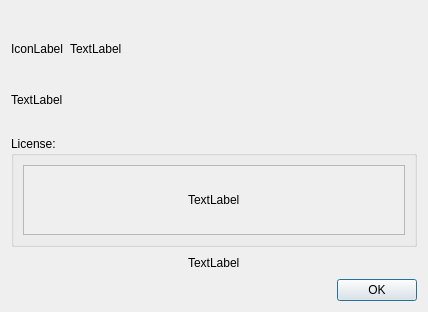
<?xml version="1.0" encoding="UTF-8"?>
<ui version="4.0">
 <class>AboutDialog</class>
 <widget class="QDialog" name="AboutDialog">
  <property name="geometry">
   <rect>
    <x>0</x>
    <y>0</y>
    <width>428</width>
    <height>312</height>
   </rect>
  </property>
  <property name="windowTitle">
   <string>About</string>
  </property>
  <property name="modal">
   <bool>true</bool>
  </property>
  <layout class="QVBoxLayout" name="verticalLayout_3">
   <item>
    <layout class="QHBoxLayout" name="horizontalLayout_3">
     <item>
      <layout class="QVBoxLayout" name="verticalLayout">
       <item>
        <spacer name="verticalSpacer_5">
         <property name="orientation">
          <enum>Qt::Vertical</enum>
         </property>
         <property name="sizeHint" stdset="0">
          <size>
           <width>20</width>
           <height>40</height>
          </size>
         </property>
        </spacer>
       </item>
       <item>
        <widget class="QLabel" name="iconLabel">
         <property name="text">
          <string>IconLabel</string>
         </property>
        </widget>
       </item>
       <item>
        <spacer name="verticalSpacer">
         <property name="orientation">
          <enum>Qt::Vertical</enum>
         </property>
         <property name="sizeHint" stdset="0">
          <size>
           <width>20</width>
           <height>40</height>
          </size>
         </property>
        </spacer>
       </item>
      </layout>
     </item>
     <item>
      <widget class="QLabel" name="headerLabel">
       <property name="text">
        <string>TextLabel</string>
       </property>
      </widget>
     </item>
     <item>
      <spacer name="horizontalSpacer_4">
       <property name="orientation">
        <enum>Qt::Horizontal</enum>
       </property>
       <property name="sizeHint" stdset="0">
        <size>
         <width>40</width>
         <height>20</height>
        </size>
       </property>
      </spacer>
     </item>
    </layout>
   </item>
   <item>
    <layout class="QHBoxLayout" name="horizontalLayout_5">
     <item>
      <widget class="QLabel" name="infoLabel">
       <property name="text">
        <string>TextLabel</string>
       </property>
      </widget>
     </item>
    </layout>
   </item>
   <item>
    <spacer name="verticalSpacer_2">
     <property name="orientation">
      <enum>Qt::Vertical</enum>
     </property>
     <property name="sizeHint" stdset="0">
      <size>
       <width>20</width>
       <height>40</height>
      </size>
     </property>
    </spacer>
   </item>
   <item>
    <layout class="QHBoxLayout" name="horizontalLayout_2">
     <item>
      <widget class="QGroupBox" name="groupBox">
       <property name="title">
        <string>License:</string>
       </property>
       <layout class="QVBoxLayout" name="verticalLayout_2">
        <item>
         <widget class="QScrollArea" name="scrollArea">
          <property name="widgetResizable">
           <bool>true</bool>
          </property>
          <widget class="QWidget" name="scrollAreaWidgetContents">
           <property name="geometry">
            <rect>
             <x>0</x>
             <y>0</y>
             <width>386</width>
             <height>69</height>
            </rect>
           </property>
           <layout class="QHBoxLayout" name="horizontalLayout_6">
            <item>
             <spacer name="horizontalSpacer_2">
              <property name="orientation">
               <enum>Qt::Horizontal</enum>
              </property>
              <property name="sizeHint" stdset="0">
               <size>
                <width>40</width>
                <height>20</height>
               </size>
              </property>
             </spacer>
            </item>
            <item>
             <widget class="QLabel" name="licenseLabel">
              <property name="text">
               <string>TextLabel</string>
              </property>
             </widget>
            </item>
            <item>
             <spacer name="horizontalSpacer_3">
              <property name="orientation">
               <enum>Qt::Horizontal</enum>
              </property>
              <property name="sizeHint" stdset="0">
               <size>
                <width>40</width>
                <height>20</height>
               </size>
              </property>
             </spacer>
            </item>
           </layout>
          </widget>
         </widget>
        </item>
       </layout>
       <zorder>scrollArea</zorder>
       <zorder>scrollArea</zorder>
      </widget>
     </item>
    </layout>
   </item>
   <item>
    <layout class="QHBoxLayout" name="horizontalLayout_4">
     <item>
      <spacer name="horizontalSpacer_6">
       <property name="orientation">
        <enum>Qt::Horizontal</enum>
       </property>
       <property name="sizeHint" stdset="0">
        <size>
         <width>40</width>
         <height>20</height>
        </size>
       </property>
      </spacer>
     </item>
     <item>
      <widget class="QLabel" name="urlLabel">
       <property name="text">
        <string>TextLabel</string>
       </property>
      </widget>
     </item>
     <item>
      <spacer name="horizontalSpacer_7">
       <property name="orientation">
        <enum>Qt::Horizontal</enum>
       </property>
       <property name="sizeHint" stdset="0">
        <size>
         <width>40</width>
         <height>20</height>
        </size>
       </property>
      </spacer>
     </item>
    </layout>
   </item>
   <item>
    <layout class="QHBoxLayout" name="horizontalLayout">
     <item>
      <spacer name="horizontalSpacer">
       <property name="orientation">
        <enum>Qt::Horizontal</enum>
       </property>
       <property name="sizeHint" stdset="0">
        <size>
         <width>40</width>
         <height>20</height>
        </size>
       </property>
      </spacer>
     </item>
     <item>
      <widget class="QPushButton" name="okButton">
       <property name="text">
        <string>OK</string>
       </property>
      </widget>
     </item>
    </layout>
   </item>
  </layout>
 </widget>
 <resources/>
 <connections/>
</ui>
